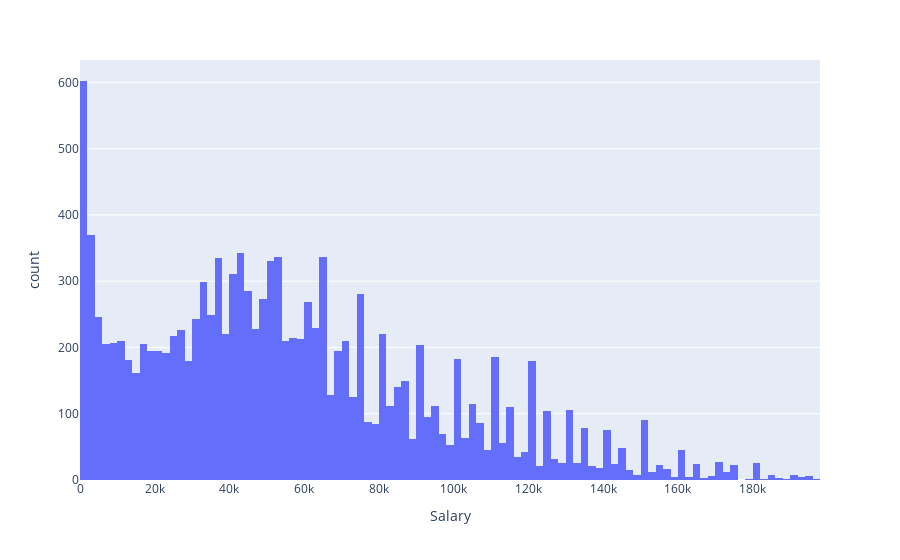

Notebook code cell kept with this figure:
### Code cell
fig = px.histogram(df, x="Salary")
fig.show()

### Figure 1 — Plotly figure (JSON) as saved in the notebook; plotly's stock layout.template omitted (floating-point values rounded to 4 significant figures; data arrays with more than 128 entries replaced by an {"elided": "..."} marker saying what was removed)
{"data": [{"alignmentgroup": "True", "bingroup": "x", "hovertemplate": "Salary=%{x}<br>count=%{y}<extra></extra>", "legendgroup": "", "marker": {"color": "#636efa", "pattern": {"shape": ""}}, "name": "", "offsetgroup": "", "orientation": "v", "showlegend": false, "type": "histogram", "x": {"elided": "51392 float values"}, "xaxis": "x", "yaxis": "y"}], "layout": {"barmode": "relative", "legend": {"tracegroupgap": 0}, "margin": {"t": 60}, "xaxis": {"anchor": "y", "domain": [0, 1], "title": {"text": "Salary"}}, "yaxis": {"anchor": "x", "domain": [0, 1], "title": {"text": "count"}}}}
